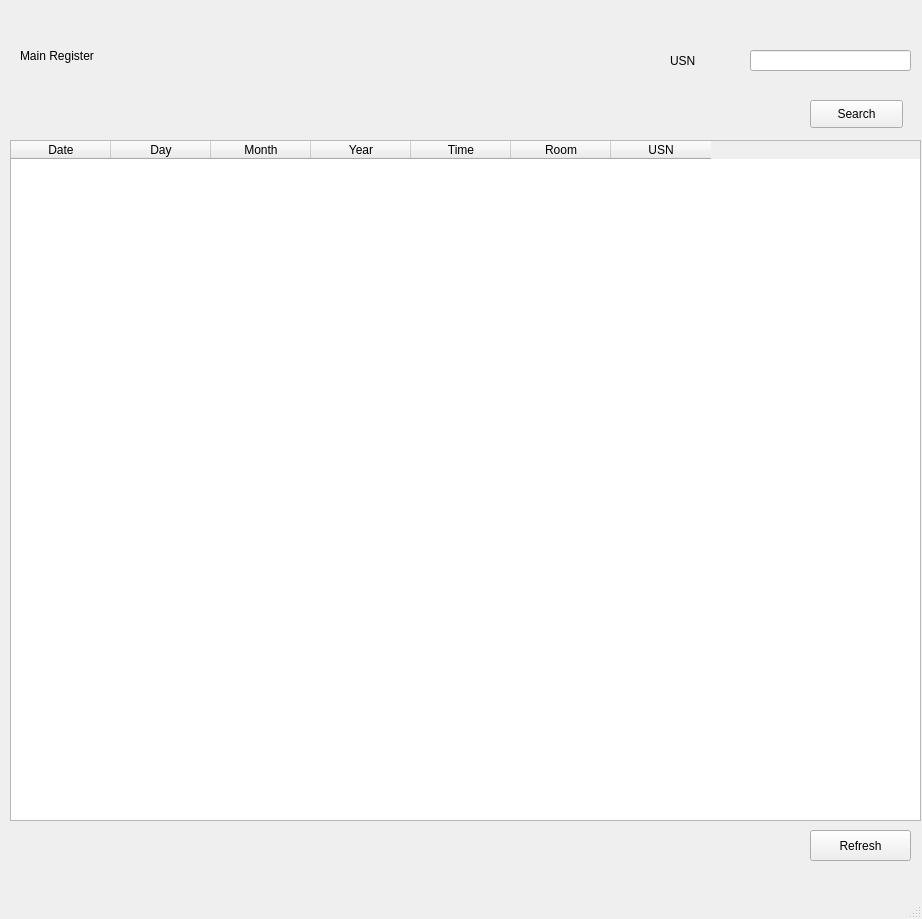
<?xml version="1.0" encoding="UTF-8"?>
<ui version="4.0">
 <class>mainWindow</class>
 <widget class="QMainWindow" name="mainWindow">
  <property name="geometry">
   <rect>
    <x>0</x>
    <y>0</y>
    <width>922</width>
    <height>919</height>
   </rect>
  </property>
  <property name="windowTitle">
   <string>MainWindow</string>
  </property>
  <widget class="QWidget" name="centralwidget">
   <widget class="QTableWidget" name="table">
    <property name="geometry">
     <rect>
      <x>10</x>
      <y>140</y>
      <width>911</width>
      <height>681</height>
     </rect>
    </property>
    <property name="frameShadow">
     <enum>QFrame::Raised</enum>
    </property>
    <property name="gridStyle">
     <enum>Qt::DashLine</enum>
    </property>
    <property name="sortingEnabled">
     <bool>true</bool>
    </property>
    <column>
     <property name="text">
      <string>Date</string>
     </property>
    </column>
    <column>
     <property name="text">
      <string>Day</string>
     </property>
    </column>
    <column>
     <property name="text">
      <string>Month</string>
     </property>
    </column>
    <column>
     <property name="text">
      <string>Year</string>
     </property>
    </column>
    <column>
     <property name="text">
      <string>Time</string>
     </property>
    </column>
    <column>
     <property name="text">
      <string>Room</string>
     </property>
    </column>
    <column>
     <property name="text">
      <string>USN</string>
     </property>
    </column>
   </widget>
   <widget class="QLineEdit" name="usn">
    <property name="geometry">
     <rect>
      <x>750</x>
      <y>50</y>
      <width>161</width>
      <height>21</height>
     </rect>
    </property>
   </widget>
   <widget class="QPushButton" name="search">
    <property name="geometry">
     <rect>
      <x>810</x>
      <y>100</y>
      <width>93</width>
      <height>28</height>
     </rect>
    </property>
    <property name="styleSheet">
     <string notr="true">font: 10pt &quot;MS Shell Dlg 2&quot;;</string>
    </property>
    <property name="text">
     <string>Search</string>
    </property>
   </widget>
   <widget class="QLabel" name="label_5">
    <property name="geometry">
     <rect>
      <x>670</x>
      <y>50</y>
      <width>61</width>
      <height>21</height>
     </rect>
    </property>
    <property name="styleSheet">
     <string notr="true">font: 12pt &quot;MS Shell Dlg 2&quot;;</string>
    </property>
    <property name="text">
     <string>USN</string>
    </property>
   </widget>
   <widget class="QPushButton" name="refresh">
    <property name="geometry">
     <rect>
      <x>810</x>
      <y>830</y>
      <width>101</width>
      <height>31</height>
     </rect>
    </property>
    <property name="styleSheet">
     <string notr="true">font: 10pt &quot;MS Shell Dlg 2&quot;;</string>
    </property>
    <property name="text">
     <string>Refresh</string>
    </property>
   </widget>
   <widget class="QLabel" name="label_6">
    <property name="geometry">
     <rect>
      <x>20</x>
      <y>30</y>
      <width>201</width>
      <height>51</height>
     </rect>
    </property>
    <property name="styleSheet">
     <string notr="true">font: 75 18pt &quot;MS Shell Dlg 2&quot;;</string>
    </property>
    <property name="text">
     <string>Main Register</string>
    </property>
   </widget>
  </widget>
  <widget class="QMenuBar" name="menubar">
   <property name="geometry">
    <rect>
     <x>0</x>
     <y>0</y>
     <width>922</width>
     <height>26</height>
    </rect>
   </property>
  </widget>
  <widget class="QStatusBar" name="statusbar"/>
 </widget>
 <resources/>
 <connections/>
</ui>
